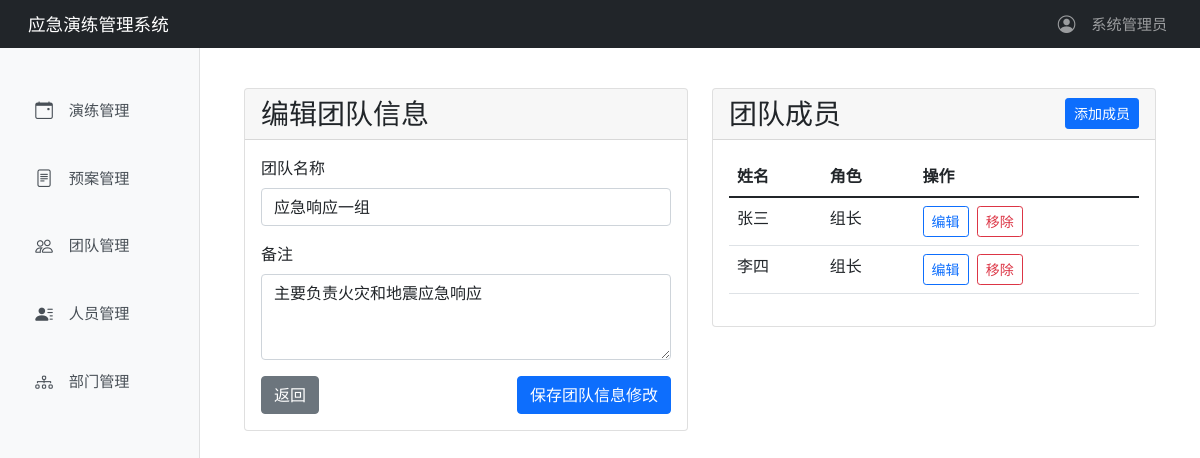
/team/teams/1/edit (signed in), run on the app's committed database.
### tables this page shows
CREATE TABLE users (
            id INTEGER PRIMARY KEY AUTOINCREMENT,
            username TEXT NOT NULL UNIQUE,           -- 用户名
            password_hash TEXT NOT NULL,             -- 密码哈希
            full_name TEXT,                          -- 全名 (用于系统内显示)
            role INTEGER NOT NULL DEFAULT 1,         -- 角色(superadmin:超级管理员4, admin:管理员3, operator:操作员2, user:普通用户1)
            active BOOLEAN NOT NULL DEFAULT 1,    -- 账号是否激活 (1:激活, 0:禁用)
            last_login TIMESTAMP,                    -- 最后登录时间
            created_at TIMESTAMP DEFAULT CURRENT_TIMESTAMP,  -- 创建时间
            updated_at TIMESTAMP DEFAULT CURRENT_TIMESTAMP   -- 最后修改时间
        );

CREATE TABLE teams (
            id INTEGER PRIMARY KEY AUTOINCREMENT,  -- 组ID
            group_name TEXT NOT NULL,              -- 组名称
            notes TEXT,                            -- 备注信息
            created_at TIMESTAMP DEFAULT CURRENT_TIMESTAMP,  -- 创建时间
            updated_at TIMESTAMP DEFAULT CURRENT_TIMESTAMP  -- 最后修改时间
        );

CREATE TABLE personnel (
            id INTEGER PRIMARY KEY AUTOINCREMENT,
            name TEXT NOT NULL,                    -- 人员姓名
            contact TEXT NOT NULL,                 -- 联系方式
            department TEXT,                       -- 所属部门
            department_id INTEGER,                 -- 所属部门id
            position TEXT,                         -- 职位
            employee_id TEXT UNIQUE,               -- 工号
            status TEXT DEFAULT 'ACTIVE',          -- 状态(ACTIVE:在职, INACTIVE:离职, LEAVE:休假)
            emergency_contact TEXT,                -- 紧急联系人
            emergency_phone TEXT,                  -- 紧急联系电话
            notes TEXT,                            -- 备注信息
            created_at TIMESTAMP DEFAULT CURRENT_TIMESTAMP,  -- 创建时间
            updated_at TIMESTAMP DEFAULT CURRENT_TIMESTAMP   -- 最后修改时间
        );

### models/team.py (the view, shortened to what this page needs)
@bp.route('/teams/<int:team_id>/edit', methods=['GET', 'POST'])
@login_required
def edit_team(team_id):
    conn = get_db_connection()
    cursor = conn.cursor()
    cursor.execute('''
        SELECT id, group_name, notes, created_at, updated_at
        FROM teams
        WHERE id = ?
    ''', (team_id,))
    team = cursor.fetchone()
    cursor.execute('''
        SELECT p.id, p.name, p.position, p.department, tr.role
        FROM teams_relation tr
        JOIN personnel p ON tr.member_id = p.id
        WHERE tr.group_id = ?
    ''', (team_id,))
    members = cursor.fetchall()
    cursor.execute('''
        SELECT id, name, position, department, employee_id
        FROM personnel
        WHERE status = "ACTIVE"
    ''')
    all_personnel = cursor.fetchall()
    cursor.close()
    conn.close()
    return render_template('edit_team.html', team=team, members=members, all_personnel=all_personnel)

### app.py (called while the page is built)
@login_manager.user_loader
def load_user(user_id):
    return User.get(int(user_id))

### db/__init__.py (called while the page is built)
def get_db_connection():
    conn = sqlite3.connect('app.db', check_same_thread=False)
    conn.row_factory = sqlite3.Row
    return conn

### models/user.py (called while the page is built)
    @staticmethod
    def get(user_id):
        conn = get_db_connection()
        cursor = conn.cursor()
        cursor.execute('''
            SELECT id, username, password_hash, full_name, role, active, last_login
            FROM users
            WHERE id = ?
        ''', (user_id,))
        user = cursor.fetchone()
        cursor.close()
        if user:
            return User(
                id=user['id'],
                username=user['username'],
                password_hash=user['password_hash'],
                full_name=user['full_name'],
                role=user['role'],
                active=user['active'],
                last_login=user['last_login']
            )
        return None

### templates/edit_team.html (shortened to what this page needs)
{% extends "base.html" %}
{% from "components/role_display.html" import role_display %}
{% block content %}
<div class="container-fluid">
    <div class="row">
        <div class="col-md-6">
            <div class="card mb-4">
                <div class="card-header">
                    <h3 class="card-title mb-0">编辑团队信息</h3>
                </div>
                <div class="card-body">
                    <form method="POST">
                        <div class="mb-3">
                            <label for="group_name" class="form-label">团队名称</label>
                            <input type="text" class="form-control" id="group_name" name="group_name"
                                   value="{{ team['group_name'] }}" required>
                        </div>
                        <div class="mb-3">
                            <label for="notes" class="form-label">备注</label>
                            <textarea class="form-control" id="notes" name="notes" rows="3">{{ team['notes'] }}</textarea>
                        </div>
                        <div class="d-flex justify-content-between">
                            <a href="{{ url_for('team.team_list') }}" class="btn btn-secondary">返回</a>
                            <button type="submit" class="btn btn-primary">保存团队信息修改</button>
                        </div>
                    </form>
                </div>
            </div>
        </div>
        <div class="col-md-6">
            <div class="card mb-4">
                <div class="card-header d-flex justify-content-between align-items-center">
                    <h3 class="card-title mb-0">团队成员</h3>
                    <button type="button" class="btn btn-primary btn-sm" data-bs-toggle="modal" data-bs-target="#addMemberModal">
                        添加成员
                    </button>
                </div>
                <div class="card-body">
                    <div class="table-responsive">
                        <table class="table">
                            <thead>
                                <tr>
                                    <th>姓名</th>
                                    <th>角色</th>
                                    <th>操作</th>
                                </tr>
                            </thead>
                            <tbody>
                                {% for member in members %}
                                <tr>
                                    <td>{{ member['name'] }}</td>
                                    <td>{{ role_display(member['role']) }}</td>
                                    <td>
                                        <button type="button" class="btn btn-sm btn-outline-primary me-1"
                                                data-bs-toggle="modal"
                                                data-bs-target="#editMemberModal"
                                                data-member-id="{{ member['id'] }}"
                                                data-member-name="{{ member['name'] }}"
                                                data-member-role="{{ member['role'] }}">
                                            编辑
                                        </button>
                                        <form action="{{ url_for('team.delete_team_member', team_id=team['id'], member_id=member['id']) }}"
                                              method="POST" class="d-inline">
                                            <button type="submit" class="btn btn-sm btn-outline-danger"
                                                    onclick="return confirm('确定要移除该成员吗？')">
                                                移除
                                            </button>
                                        </form>
                                    </td>
                                </tr>
                                {% endfor %}
                            </tbody>
                        </table>
                    </div>
                </div>
            </div>
        </div>
    </div>
</div>
                    {% from "components/department_tree.html" import render_department_tree %}
{% endblock %}

### templates/base.html (shortened to what this page needs)
<!DOCTYPE html>
<html lang="zh">
<head>
    <link href="{{ url_for('static', filename='css/bootstrap.min.css') }}" rel="stylesheet">
    <link href="{{ url_for('static', filename='css/bootstrap-icons.css') }}" rel="stylesheet">
    <link rel="stylesheet" href="{{ url_for('static', filename='css/vue-treeselect.min.css') }}">
</head>
<body>
    <nav class="navbar navbar-expand-lg navbar-dark bg-dark">
        <div class="container-fluid">
            <a class="navbar-brand" href="{{ url_for('index') }}">应急演练管理系统</a>
            {% if current_user.is_authenticated %}
            <ul class="navbar-nav">
                <li class="nav-item dropdown">
                    <a class="nav-link dropdown-toggle" href="#" id="userDropdown" role="button">
                        <i class="bi bi-person-circle"></i> {{ current_user.full_name or current_user.username }}
                    </a>
                </li>
            </ul>
            {% else %}
            <div class="ms-auto">
                <a href="{{ url_for('auth.login') }}" class="login-btn">
                    <i class="bi bi-box-arrow-in-right"></i> 未登录
                </a>
            </div>
            {% endif %}
        </div>
    </nav>
    <div class="container-fluid">
        <div class="row">
            <nav class="col-md-3 col-lg-2 d-md-block sidebar">
                <div class="sidebar-sticky">
                    <ul class="nav flex-column">
                        <li class="nav-item">
                            <a class="nav-link" href="{{ url_for('drill.drill_list') }}">
                                <i class="bi bi-calendar-event"></i> 演练管理
                            </a>
                        </li>
                        <li class="nav-item">
                            <a class="nav-link" href="{{ url_for('plan.plan_list') }}">
                                <i class="bi bi-file-text"></i> 预案管理
                            </a>
                        </li>
                        <li class="nav-item">
                            <a class="nav-link" href="{{ url_for('team.team_list') }}">
                                <i class="bi bi-people"></i> 团队管理
                            </a>
                        </li>
                        <li class="nav-item">
                            <a class="nav-link" href="{{ url_for('personnel.personnel_list') }}">
                                <i class="bi bi-person-lines-fill"></i> 人员管理
                            </a>
                        </li>
                        <li class="nav-item">
                            <a class="nav-link" href="{{ url_for('department.department_list') }}">
                                <i class="bi bi-diagram-3"></i> 部门管理
                            </a>
                        </li>
                    </ul>
                </div>
            </nav>
            <main class="main-content">
                <div class="content-wrapper">
                    {% block content %}{% endblock %}
                </div>
            </main>
        </div>
    </div>
</body>
</html>

### templates/components/role_display.html
{% macro role_display(role) %}
    {% if role == 'LEADER' %}
        组长
    {% elif role == 'MEMBER' %}
        组员
    {% else %}
        {{ role }}
    {% endif %}
{% endmacro %}

### templates/base.html (style rules this page uses)
body { overflow-x: hidden; padding-top: 48px; }
.sidebar { position: fixed; top: 48px; bottom: 0; left: 0; z-index: 100; padding: 20px 0 0; box-shadow: inset -1px 0 0 rgba(0, 0, 0, .1); background-color: #f8f9fa; width: 200px; }
.sidebar-sticky { position: relative; top: 0; height: calc(100vh - 68px); padding-top: .5rem; overflow-x: hidden; overflow-y: auto; }
.navbar { position: fixed; top: 0; right: 0; left: 0; z-index: 1030; height: 48px; padding: 0; display: flex; align-items: center; }
.navbar .container-fluid { height: 100%; display: flex; align-items: center; }
.navbar-brand { height: 100%; display: flex; align-items: center; padding: 0 1rem; font-size: 1.1rem; }
.navbar-nav { height: 100%; display: flex; align-items: center; margin-left: auto; }
.nav-link { height: 100%; display: flex; align-items: center; padding: 0 1rem; }
.main-content { margin-left: 200px; padding: 20px; min-height: calc(100vh - 48px); width: calc(100% - 200px); position: relative; }
.content-wrapper { padding-top: 20px; }
.nav-link { padding: 0.8rem 1.2rem; color: #495057; font-size: 0.95rem; white-space: nowrap; overflow: hidden; text-overflow: ellipsis; border-radius: 0.25rem; margin: 0.2rem 0.8rem; transition: all 0.3s ease; display: flex; align-items: center; }
.nav-link i { margin-right: 0.8rem; font-size: 1.1rem; width: 1.5rem; text-align: center; }
.nav-item { margin: 0.3rem 0; }
.dropdown-toggle::after { display: none; }

### data on the page
users: full_name "系统管理员"
teams: group_name "应急响应一组", notes "主要负责火灾和地震应急响应"
personnel: name "张三"
personnel: name "李四"
